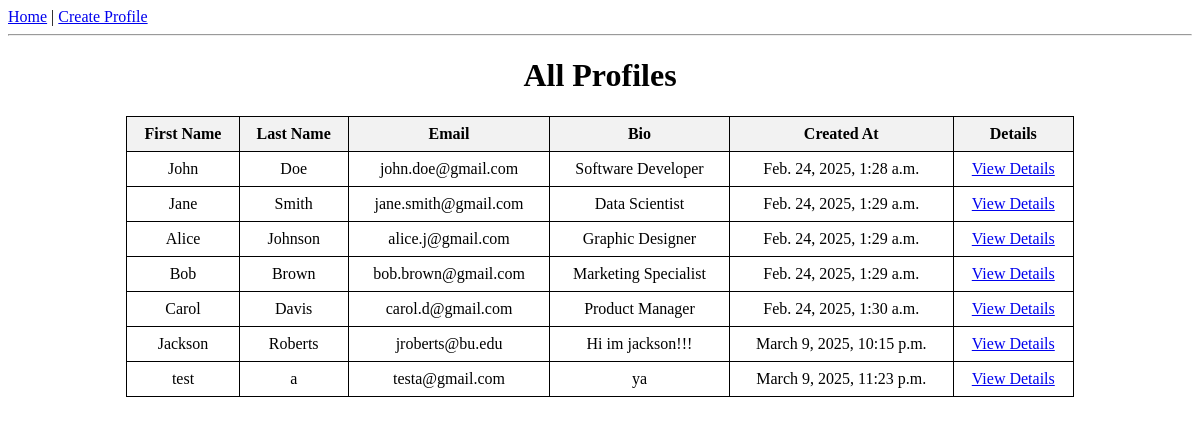
The page /mini_fb/ on the database its author committed.
### mini_fb/models.py (models this page shows, shortened)
class Profile(models.Model):
    first_name = models.CharField(max_length=30)
    last_name = models.CharField(max_length=30)
    email = models.EmailField(unique=True)
    bio = models.TextField(blank=True, null=True)
    created_at = models.DateTimeField(auto_now_add=True)

### mini_fb/views.py (the view)
# urls.py: path('', views.profile_list, name='profile_list'),
def profile_list(request):
    profiles = Profile.objects.all()
    return render(request, 'mini_fb/profile_list.html', {'profiles': profiles})

### mini_fb/templates/mini_fb/profile_list.html (shortened to what this page needs)
{% extends 'mini_fb/base.html' %}
{% block content %}
<!DOCTYPE html>
<html>
<head>
</head>
<body>
    <h1 style="text-align: center;">All Profiles</h1>
    <table>
        <thead>
            <tr>
                <th>First Name</th>
                <th>Last Name</th>
                <th>Email</th>
                <th>Bio</th>
                <th>Created At</th>
                <th>Details</th>
            </tr>
        </thead>
        <tbody>
            {% for profile in profiles %}
                <tr>
                    <td>{{ profile.first_name }}</td>
                    <td>{{ profile.last_name }}</td>
                    <td>{{ profile.email }}</td>
                    <td>{{ profile.bio }}</td>
                    <td>{{ profile.created_at }}</td>
                    <td><a href="{% url 'profile_detail' profile.id %}">View Details</a></td>
                </tr>
            {% endfor %}
        </tbody>
    </table>
</body>
</html>
{% endblock %}

### mini_fb/templates/mini_fb/profile_list.html (style rules this page uses)
table { width: 80%; margin: auto; border-collapse: collapse; }
th, td { border: 1px solid black; padding: 8px; text-align: center; }
th { background-color: #f2f2f2; }

### rows shown on the page
Profile: first_name "John", last_name "Doe", email "john.doe@gmail.com", bio "Software Developer", created_at "Feb. 24, 2025, 1:28 a.m."
Profile: first_name "Jane", last_name "Smith", email "jane.smith@gmail.com", bio "Data Scientist", created_at "Feb. 24, 2025, 1:29 a.m."
Profile: first_name "Alice", last_name "Johnson", email "alice.j@gmail.com", bio "Graphic Designer", created_at "Feb. 24, 2025, 1:29 a.m."
Profile: first_name "Bob", last_name "Brown", email "bob.brown@gmail.com", bio "Marketing Specialist", created_at "Feb. 24, 2025, 1:29 a.m."
Profile: first_name "Carol", last_name "Davis", email "carol.d@gmail.com", bio "Product Manager", created_at "Feb. 24, 2025, 1:30 a.m."
Profile: first_name "Jackson", last_name "Roberts", email "jroberts@bu.edu", bio "Hi im jackson!!!", created_at "March 9, 2025, 10:15 p.m."
Profile: first_name "test", last_name "a", email "testa@gmail.com", bio "ya", created_at "March 9, 2025, 11:23 p.m."
